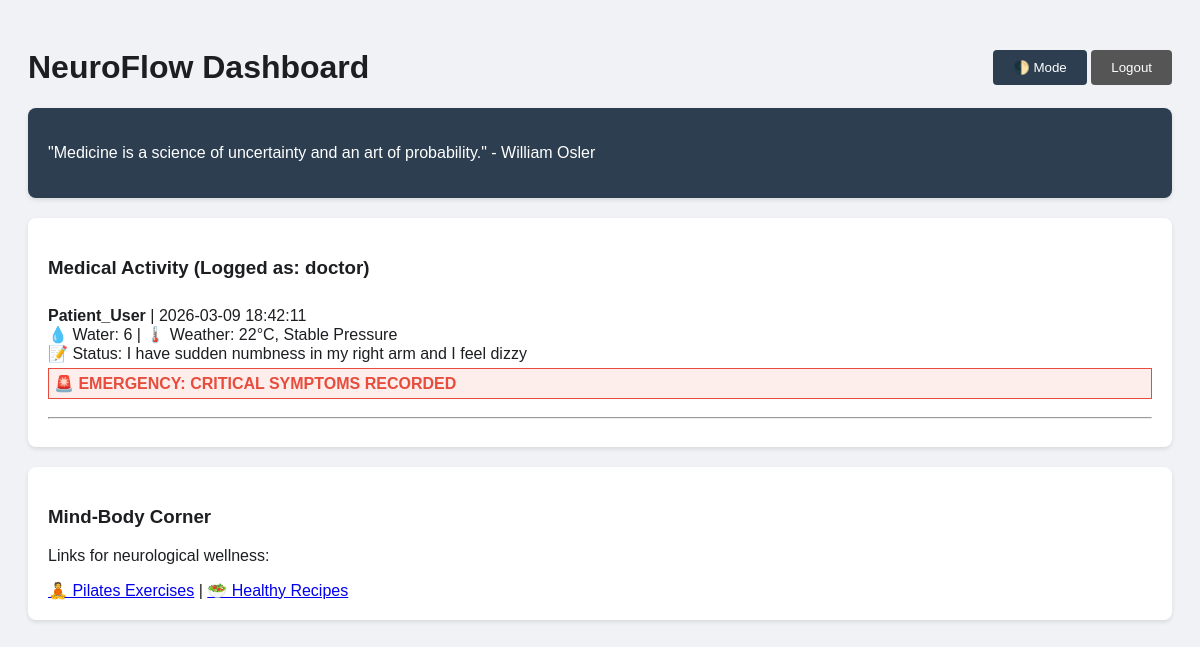
The app's page /dashboard (signed in) with its own data.
### tables this page shows
CREATE TABLE logs 
        (id INTEGER PRIMARY KEY AUTOINCREMENT, user_id INTEGER, 
         water_cups INTEGER, symptoms TEXT, is_emergency INTEGER, 
         weather_info TEXT, timestamp DATETIME DEFAULT CURRENT_TIMESTAMP);

CREATE TABLE users 
        (id INTEGER PRIMARY KEY AUTOINCREMENT, username TEXT UNIQUE, password TEXT, role TEXT);

### app.py (the view, shortened to what this page needs)
@app.route('/dashboard', methods=['GET', 'POST'])
def dashboard():
    if 'user_id' not in session:
        return redirect(url_for('login'))
    db = get_db()
    if session['role'] == 'doctor':
        logs = db.execute('''SELECT logs.*, users.username
                             FROM logs JOIN users ON logs.user_id = users.id
                             ORDER BY timestamp DESC''').fetchall()
    else:
        logs = db.execute('SELECT * FROM logs WHERE user_id = ? ORDER BY timestamp DESC',
                          (session['user_id'],)).fetchall()
    db.close()
    return render_template('dashboard.html', logs=logs)

### app.py (called while the page is built)
def get_db():
    conn = sqlite3.connect('neuroflow.db')
    conn.row_factory = sqlite3.Row
    return conn

### templates/dashboard.html (shortened to what this page needs)
<!DOCTYPE html>
<html>
<head>
    <link rel="stylesheet" href="{{ url_for('static', filename='style.css') }}">
</head>
<body>
    <div class="nav-bar">
        <h1>NeuroFlow Dashboard</h1>
        <div>
            <button onclick="document.body.classList.toggle('dark')">🌓 Mode</button>
            <a href="/logout"><button style="background: #555;">Logout</button></a>
        </div>
    </div>
    <div class="card" style="background: #2c3e50; color: white;">
        <p>"Medicine is a science of uncertainty and an art of probability." - William Osler</p>
    </div>
    <div class="card">
        <h3>Medical Activity (Logged as: {{ session['role'] }})</h3>
        {% for log in logs %}
        <div class="log-entry">
            <strong>{{ log['username'] }}</strong> | {{ log['timestamp'] }} <br>
            💧 Water: {{ log['water_cups'] }} | 🌡️ Weather: {{ log['weather_info'] }} <br>
            📝 Status: {{ log['symptoms'] }}
            {% if log['is_emergency'] %}<div class="alert">🚨 EMERGENCY: CRITICAL SYMPTOMS RECORDED</div>{% endif %}
        </div>
        <hr>
        {% endfor %}
    </div>
    <div class="card">
        <h3>Mind-Body Corner</h3>
        <p>Links for neurological wellness:</p>
        <a href="https://www.youtube.com/results?search_query=pilates+for+neurology" target="_blank">🧘 Pilates Exercises</a> |
        <a href="#">🥗 Healthy Recipes</a>
    </div>
</body>
</html>

### static/style.css (style rules this page uses)
:root { --bg: #f0f2f5; --txt: #1c1e21; --card: #ffffff; --accent: #2c3e50; --err: #e74c3c; }
body { background: var(--bg); color: var(--txt); font-family: sans-serif; padding: 20px; transition: 0.3s; }
.card { background: var(--card); padding: 20px; border-radius: 8px; box-shadow: 0 2px 4px rgba(0,0,0,0.1); margin-bottom: 20px; }
.nav-bar { display: flex; justify-content: space-between; align-items: center; }
button { padding: 10px 20px; border-radius: 4px; border: none; background: #2c3e50; color: white; cursor: pointer; }
.alert { color: var(--err); font-weight: bold; border: 1px solid var(--err); padding: 5px; margin-top: 5px; background: rgba(231, 76, 60, 0.1); }
.log-entry { padding: 10px 0; }

### records on screen
logs: username "Patient_User", timestamp "2026-03-09 18:42:11", water_cups "6", weather_info "22°C, Stable Pressure", symptoms "I have sudden numbness in my right arm and I feel dizzy", is_emergency "🚨 EMERGENCY: CRITICAL SYMPTOMS RECORDED"

### other values on screen
{{ session['role'] }} "doctor"
